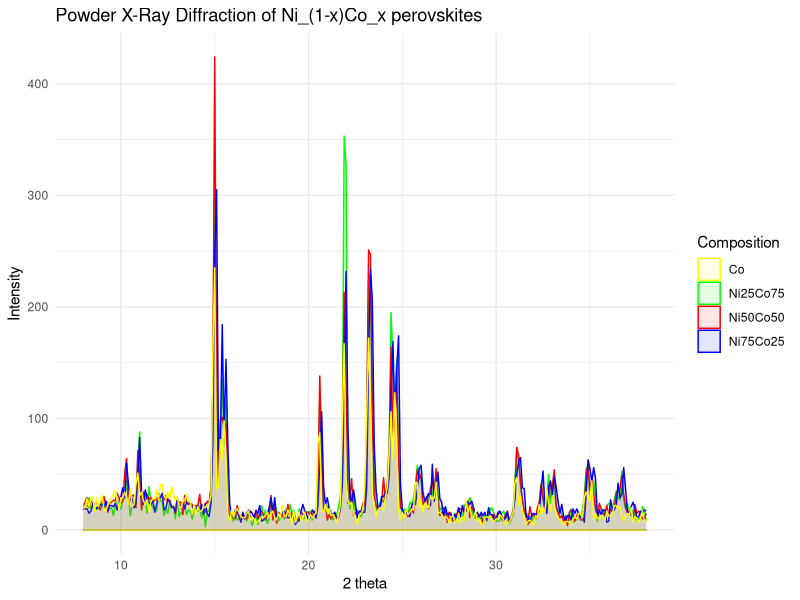
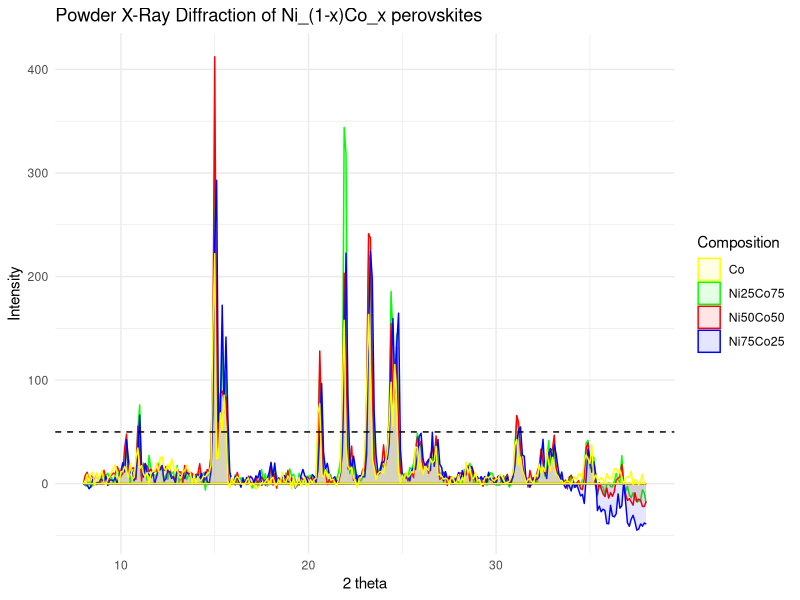
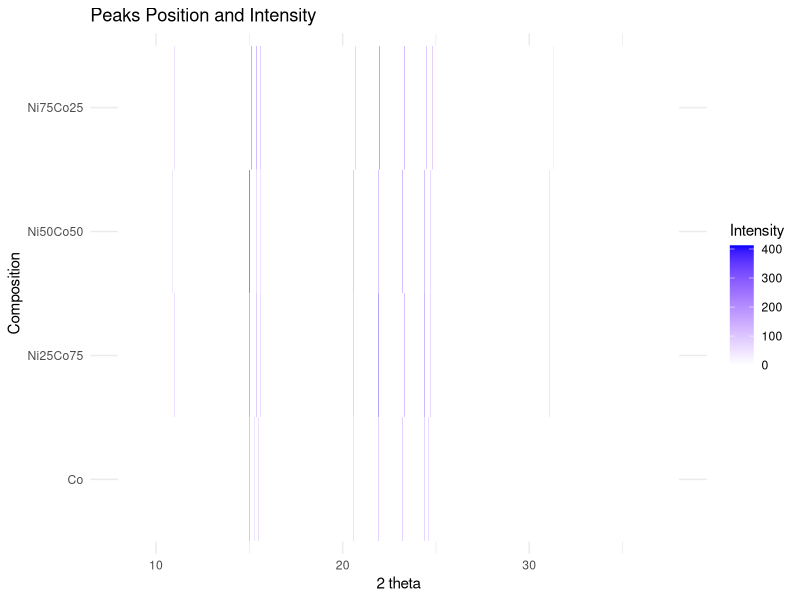
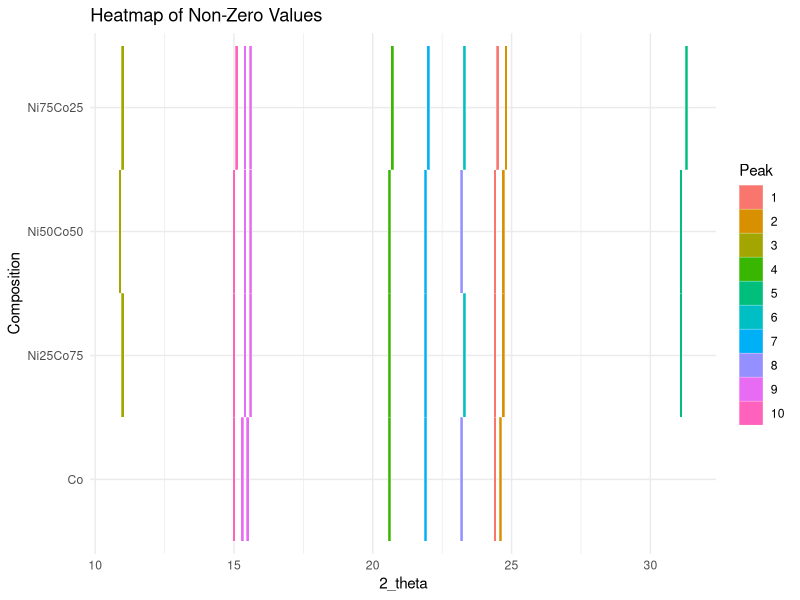
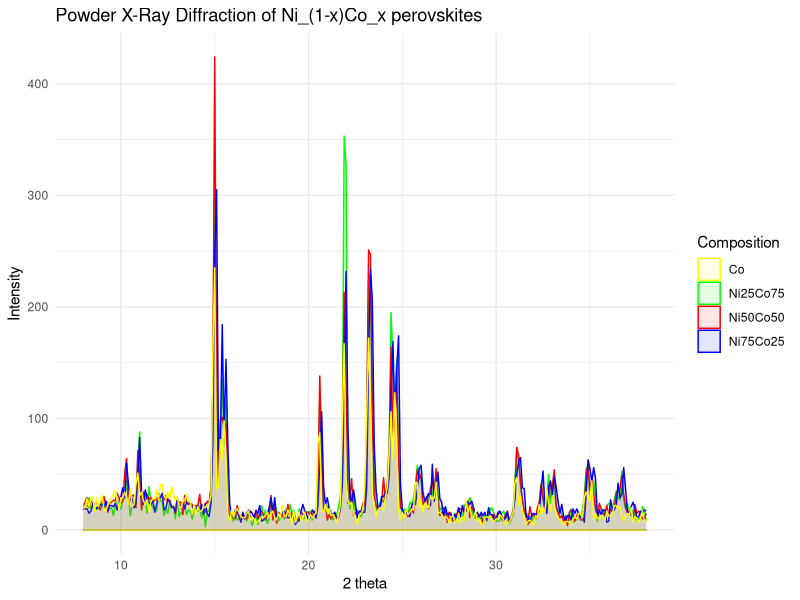
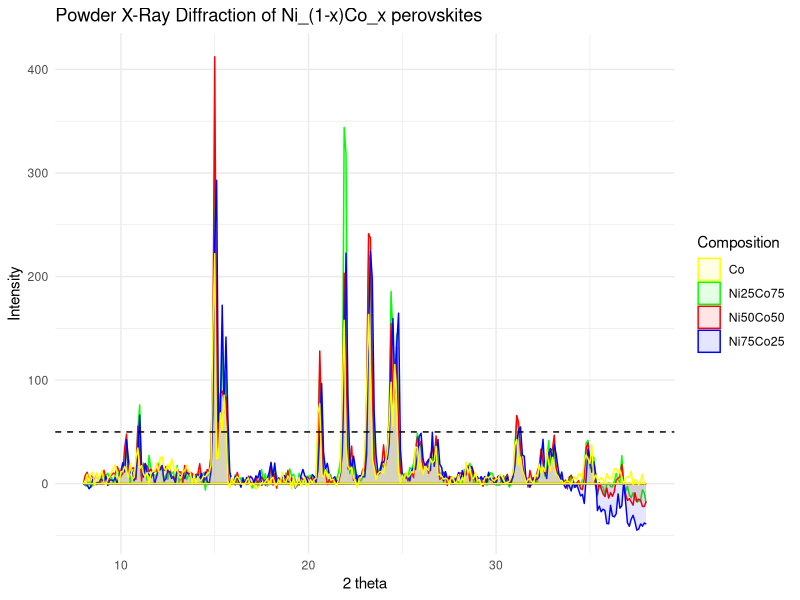
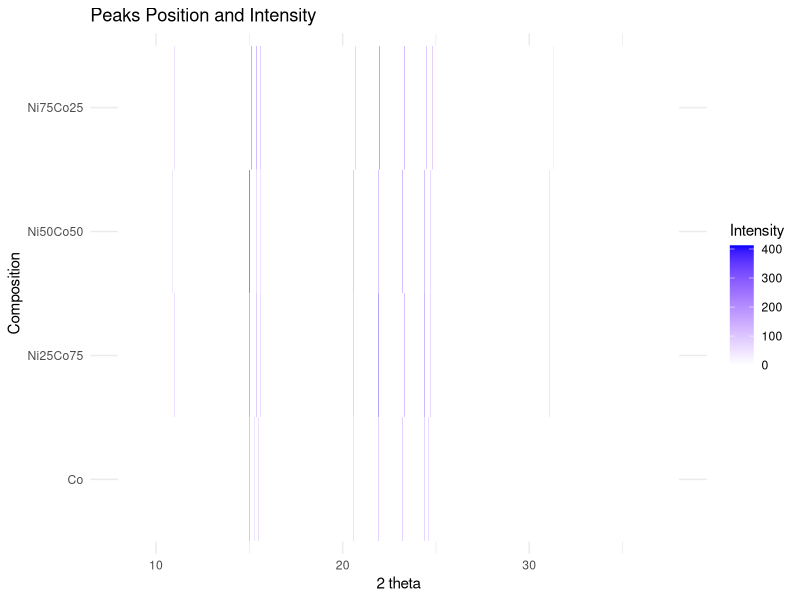

The R script that drew these images, in order:
library(tidyverse)

d1b <- read.table("data/AD Ni75Co25.dat")
d2b <- read.table("data/AR cO50nI50.dat")
d3b <- read.table("data/JGD Co75Ni25.dat")
d4b <- read.table("data/AD Co.dat")

# No background
d1 <- read.table("data/AD Ni75Co25_nb.dat")
d2 <- read.table("data/AR cO50nI50_nb.dat")
d3 <- read.table("data/JGD Co75Ni25_nb.dat")
d4 <- read.table("data/AD Co_nb.dat")

# TODO: ADD Ni REF DATA AND SUBSAMPLE IT TO FIT

datab <- bind_cols(d1b, d2b$V2, d3b$V2, d4b$V2)

colnames(datab) <- c("2_theta", "Ni75Co25", "Ni50Co50", "Ni25Co75", "Co")

ggplot(datab, aes(x = `2_theta`)) +
  geom_ribbon(aes(ymin = 0, ymax = `Ni25Co75`, fill = "Ni25Co75"),
    alpha = 0.1, color = "green"
  ) +
  geom_ribbon(aes(ymin = 0, ymax = `Ni50Co50`, fill = "Ni50Co50"),
    alpha = 0.1, color = "red"
  ) +
  geom_ribbon(aes(ymin = 0, ymax = `Ni75Co25`, fill = "Ni75Co25"),
    alpha = 0.1, color = "blue"
  ) +
  geom_ribbon(aes(ymin = 0, ymax = `Co`, fill = "Co"),
    alpha = 0.1, color = "yellow"
  ) +
  labs(
    title = "Powder X-Ray Diffraction of Ni_(1-x)Co_x perovskites",
    x = "2 theta",
    y = "Intensity",
    fill = "Composition"
  ) +
  scale_fill_manual(values = c(
    "Ni75Co25" = "blue", "Ni50Co50" = "red",
    "Ni25Co75" = "green", "Co" = "yellow"
  )) +
  theme_minimal()

ggsave("plot/graph_nb.png")

data <- bind_cols(d1, d2$V2, d3$V2, d4$V2)

colnames(data) <- c("2_theta", "Ni75Co25", "Ni50Co50", "Ni25Co75", "Co")

# Threshold for peaks
threshold <- 50
# PERF: FIND BEST THRESHOLD VALUE

ggplot(data, aes(x = `2_theta`)) +
  geom_ribbon(aes(ymin = 0, ymax = `Ni25Co75`, fill = "Ni25Co75"),
    alpha = 0.1, color = "green"
  ) +
  geom_ribbon(aes(ymin = 0, ymax = `Ni50Co50`, fill = "Ni50Co50"),
    alpha = 0.1, color = "red"
  ) +
  geom_ribbon(aes(ymin = 0, ymax = `Ni75Co25`, fill = "Ni75Co25"),
    alpha = 0.1, color = "blue"
  ) +
  geom_ribbon(aes(ymin = 0, ymax = `Co`, fill = "Co"),
    alpha = 0.1, color = "yellow"
  ) +
  geom_hline(
    yintercept = threshold,
    linetype = "dashed", color = "black"
  ) +
  labs(
    title = "Powder X-Ray Diffraction of Ni_(1-x)Co_x perovskites",
    x = "2 theta",
    y = "Intensity",
    fill = "Composition"
  ) +
  scale_fill_manual(values = c(
    "Ni75Co25" = "blue", "Ni50Co50" = "red",
    "Ni25Co75" = "green", "Co" = "yellow"
  )) +
  theme_minimal()

ggsave("plot/graph.png")

find_peaks <- function(data) {
  if (length(data) < 2) {
    return(NULL) # No peak in lists with 0 or 1 element
  }
  peaks <- rep(0, length(data))
  # Create a vector to store the value and index of the peaks
  for (i in 2:(length(data) - 1)) {
    if (data[i] > data[i - 1] && data[i] > data[i + 1]) { # Looking for a peak
      peaks[i] <- data[i]
    }
  }
  # Checking if the first and last value is a peak or not
  if (data[1] > data[2]) {
    peaks[1] <- data[1]
  }
  if (tail(data, 1) > tail(data, 2)[1]) {
    peaks[length(peaks)] <- data[length(data)]
  }
  return(peaks)
}

data_peaks <- data.frame(
  x = data$"2_theta",
  y1 = find_peaks(data$Ni75Co25), # Curve data
  y2 = find_peaks(data$Ni50Co50), # Point data 1
  y3 = find_peaks(data$Ni25Co75),
  y4 = find_peaks(data$Co)
)

# Filter all the data points with a certain threshold
data_peaks[, 2:5] <- data_peaks[, 2:5] * (data_peaks[, 2:5] > threshold)

colnames(data_peaks) <- c("2_theta", "Ni75Co25", "Ni50Co50", "Ni25Co75", "Co")

# Create a long-format data frame for ggplot
data_long <- pivot_longer(data_peaks,
  cols = -`2_theta`,
  names_to = "Composition", values_to = "Intensity"
)
# FIXME: IMPROVE THE CLUSTERING PROCESS

# Melt the data for ANOVA
data_long <- data_peaks %>%
  pivot_longer(
    cols = -c(`2_theta`),
    names_to = "Condition", values_to = "Value"
  )

# Plot using ggplot2 with geom_tile
ggplot(data_long, aes(x = `2_theta`, y = Condition, fill = Value)) +
  geom_tile(color = "white") +
  scale_fill_gradient(low = "white", high = "blue") +
  labs(
    title = "Peaks Position and Intensity",
    x = "2 theta",
    y = "Composition",
    fill = "Intensity"
  ) +
  theme_minimal()

ggsave("plot/peaks.png", width = 10, height =  5.625)

# Filter out zero values
non_zero_data_long <- data_long[data_long$Value != 0, ]

# Perform clustering (replace k with your desired number of clusters)

# Assuming data_long has columns "2_theta" and "Value"
data_for_clustering <- non_zero_data_long[, "2_theta",
  drop = FALSE
] # Drop = FALSE ensures it remains a data frame

# Specify the number of clusters (k)
k <- 10
# You can adjust this based on your requirements

# Perform k-means clustering based only on 2_theta
cluster_assignments <- kmeans(data_for_clustering,
  centers = k,
  nstart = 4
)$cluster

# Add cluster assignments to the non-zero data
non_zero_data_long$cluster <- factor(cluster_assignments)

# Convert cluster to a factor
non_zero_data_long$cluster <- factor(non_zero_data_long$cluster)

# Plot using ggplot2 with geom_tile and discrete fill scale
ggplot(non_zero_data_long, aes(
  x = `2_theta`,
  y = Condition, fill = cluster
)) +
  geom_tile(color = "white") +
  scale_fill_discrete() + # Use discrete fill scale
  labs(
    title = "Heatmap of Non-Zero Values",
    x = "2_theta",
    y = "Composition",
    fill = "Peak"
  ) +
  theme_minimal()

# HACK: NOT FINAL, NEED A LOT OF IMPROVEMENT
#       CLUSTERING IS TOO RANDOM

# Perform ANOVA
anova_result <- aov(`2_theta` ~ Condition * cluster, data = non_zero_data_long)

# Print ANOVA summary
summary(anova_result)

# WARNING: WEIRD RESULTS

# Assuming cluster_assignments is your vector of cluster assignments
for (i in unique(cluster_assignments)) {
  cluster_data <- non_zero_data_long[cluster_assignments == i, ]

  # Perform ANOVA within each cluster
  anova_within_cluster <- aov(`2_theta` ~ Condition, data = cluster_data)

  # Print summary for each cluster
  cat(paste("Cluster", i, "\n"))
  print(summary(anova_within_cluster))
}

# Assuming anova_result is the result from your previous ANOVA
residuals_within_clusters <- residuals(anova_result)
print(residuals_within_clusters)
